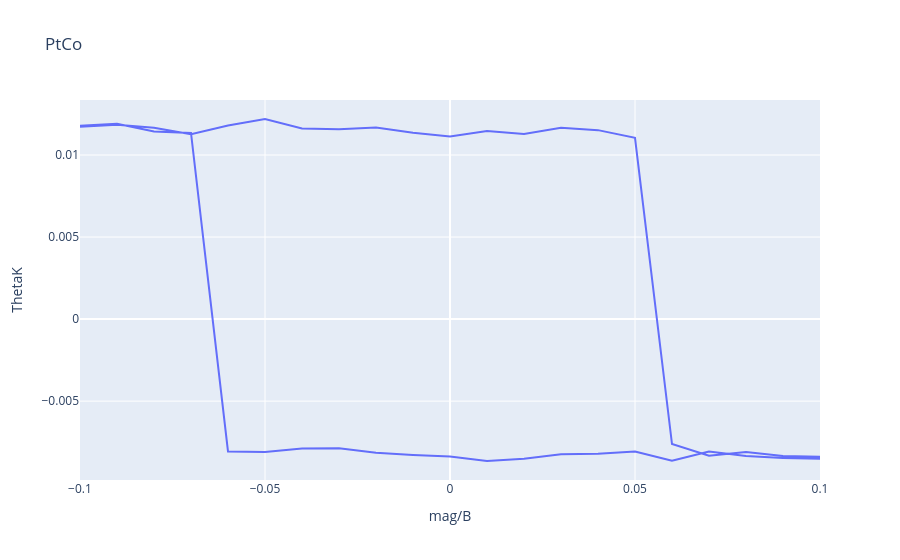

Notebook code cell kept with this figure:
### Code cell
import numpy as np
import pandas as pd
# import plotly express
import plotly.express as px

test = pd.read_csv(r"C:\Users\Ralph Group\Documents\Github\SagnacOperatingSys\data.csv")

px.line(test, x='mag/B', y='ThetaK', title='PtCo')

### Figure 1 — Plotly figure (JSON) as saved in the notebook; plotly's stock layout.template omitted (floating-point values rounded to 4 significant figures)
{"data": [{"hovertemplate": "mag/B=%{x}<br>ThetaK=%{y}<extra></extra>", "legendgroup": "", "line": {"color": "#636efa", "dash": "solid"}, "marker": {"symbol": "circle"}, "mode": "lines", "name": "", "orientation": "v", "showlegend": false, "type": "scatter", "x": [-0.1, -0.09, -0.08, -0.07, -0.06, -0.05, -0.04, -0.03, -0.02, -0.01, 0, 0.01, 0.02, 0.03, 0.04, 0.05, 0.06, 0.07, 0.08, 0.09, 0.1, 0.1, 0.09, 0.08, 0.07, 0.06, 0.05, 0.04, 0.03, 0.02, 0.01, 0, -0.01, -0.02, -0.03, -0.04, -0.05, -0.06, -0.07, -0.08, -0.09, -0.1], "xaxis": "x", "y": [0.01173, 0.01184, 0.01166, 0.01127, 0.0118, 0.0122, 0.01161, 0.01157, 0.01168, 0.01136, 0.01113, 0.01146, 0.01129, 0.01166, 0.01152, 0.01105, -0.007613, -0.00833, -0.008107, -0.008342, -0.008389, -0.008515, -0.008464, -0.008349, -0.008074, -0.008626, -0.008065, -0.008205, -0.008241, -0.008517, -0.008649, -0.008381, -0.008282, -0.008142, -0.00787, -0.007888, -0.0081, -0.008066, 0.01135, 0.01143, 0.0119, 0.01179], "yaxis": "y"}], "layout": {"legend": {"tracegroupgap": 0}, "title": {"text": "PtCo"}, "xaxis": {"anchor": "y", "domain": [0, 1], "title": {"text": "mag/B"}}, "yaxis": {"anchor": "x", "domain": [0, 1], "title": {"text": "ThetaK"}}}}
